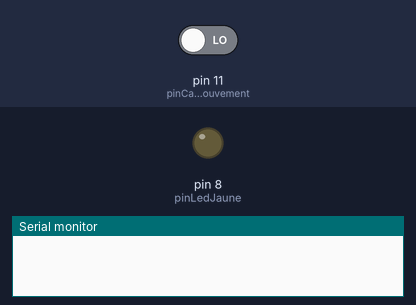
A sketch run on a simulated Arduino Uno, built with avr-gcc and run on an emulated ATmega328P. On the bench: output pins drawn as LEDs (lit = HIGH), the last lines printed to the serial monitor. Inputs (shaded band) come from the test bench; at power-on: pin 11 (pinCapteurMouvement) LOW.

Above: at 1.2 s.
1.3 s: pin 11 (pinCapteurMouvement) driven HIGH
At 2.5 s:
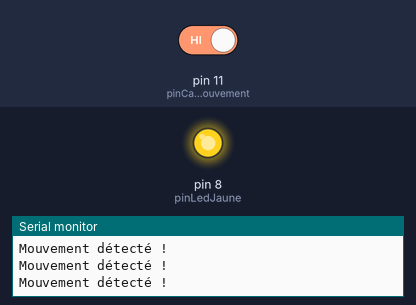
2.8 s: pin 11 (pinCapteurMouvement) driven LOW
At 4.0 s:
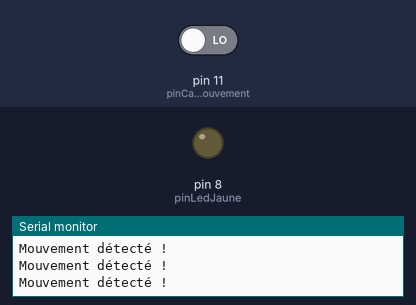
Timing chart, 0 to 5.8 s (numbered marks = the images above; inputs shaded):
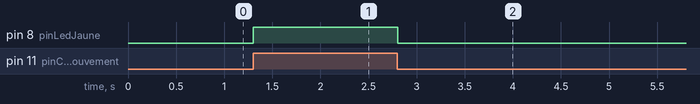

The sketch:

mouvement.ino
```cpp
// Déclaration des pins
const int pinCapteurMouvement = 11;
const int pinLedJaune = 8;

void setup() {
  // Initialisation du capteur de mouvement en entrée
  pinMode(pinCapteurMouvement, INPUT);

  // Initialisation de la LED en sortie
  pinMode(pinLedJaune, OUTPUT);

  Serial.begin(9600);
}

void loop() {
  // Lire l'état du capteur de mouvement
  int mouvementDetecte = digitalRead(pinCapteurMouvement);

  if (mouvementDetecte == HIGH) {
    // Allumer la LED
    digitalWrite(pinLedJaune, HIGH);
    Serial.println("Mouvement détecté !");
  } else {
    // Éteindre la LED
    digitalWrite(pinLedJaune, LOW);
  }

  // Petite pause pour éviter les rebonds
  delay(100);
}
```

Measured:
- after the input at 1.3 s, pin 8 (pinLedJaune): LOW → HIGH at once
- after the input at 2.8 s, pin 8 (pinLedJaune): HIGH → LOW at once
